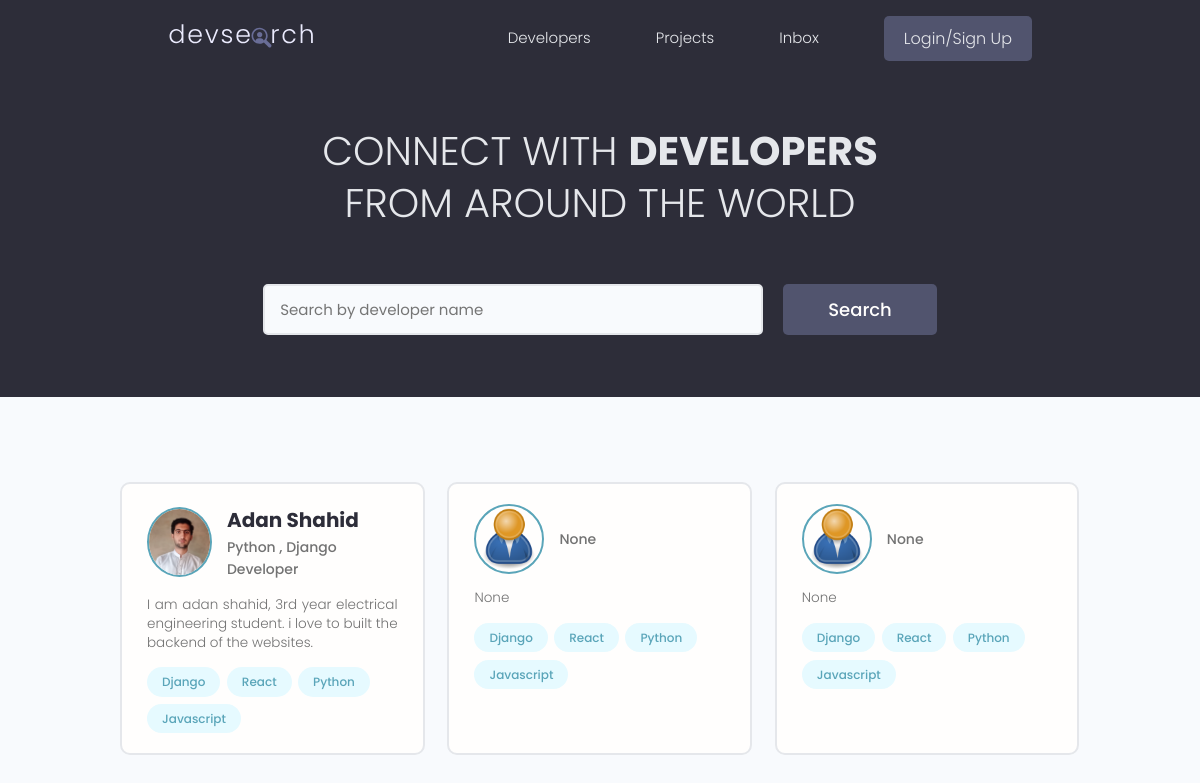
The page / on the database its author committed.
### users/models.py (models this page shows, shortened)
class Profile(models.Model):
    user = models.OneToOneField(User, on_delete=models.CASCADE, null=True, blank=True)
    username = models.CharField(max_length=200, blank=True, null=True)
    location = models.CharField(max_length=200, blank=True, null=True)
    name = models.CharField(max_length=200, blank=True, null=True)
    email = models.EmailField(max_length=500, blank=True, null=True,)
    short_intro = models.CharField(max_length=200, blank=True, null=True)
    bio = models.TextField(blank=True, null=True)
    profile_image = models.ImageField(null=True, blank=True, upload_to='profiles/', default= "profiles/user-default.png")
    social_github = models.CharField(max_length=200, blank=True, null=True)
    social_twitter = models.CharField(max_length=200, blank=True, null=True)
    social_youtube = models.CharField(max_length=200, blank=True, null=True)
    social_linkedin = models.CharField(max_length=200, blank=True, null=True)
    social_website = models.CharField(max_length=200, blank=True, null=True)
    created = models.DateTimeField(auto_now_add=True)
    id = models.UUIDField(default=uuid.uuid4, unique=True, primary_key=True, editable=False)

class Skill(models.Model):
    owner = models.ForeignKey(Profile, on_delete=models.CASCADE, null=True)
    name = models.CharField(max_length=200, blank=True, null=True)
    description = models.TextField(blank=True, null=True)
    created = models.DateTimeField(auto_now_add=True)
    id = models.UUIDField(default=uuid.uuid4, unique=True, primary_key=True, editable=False)
    def __str__(self):
        return str(self.name)

### users/views.py (the view)
# urls.py: path('', views.profiles, name="profiles"),
def profiles(request):
    profiles = Profile.objects.all()
    skills = Skill.objects.all()
    context = {'profiles':profiles,
               'skills':skills}
    return render(request, 'users/profiles.html', context)

### users/templates/users/profiles.html (shortened to what this page needs)
{% extends 'main.html' %}
{% block content1 %}
<main class="home">
    <section class="hero-section text-center">
      <div class="container container--narrow">
        <div class="hero-section__box">
          <h2>CONNECT WITH <span>DEVELOPERS</span></h2>
          <h2>FROM AROUND THE WORLD</h2>
        </div>
        <div class="hero-section__search">
          <form class="form" action="#" method="get">
            <div class="form__field">
              <input class="input input--text" id="formInput#search" type="text" name="text"
                placeholder="Search by developer name" />
            </div>
            <input class="btn btn--sub btn--lg" type="submit" value="Search" />
          </form>
        </div>
      </div>
    </section>
    <section class="devlist">
      <div class="container">
        <div class="grid grid--three">
           {% for profile in profiles %}
            <div class="column card">
            <div class="dev">
              <a href="{% url 'user-profile' profile.id %}" class="card__body">
                <div class="dev__profile">
                  <img class="avatar avatar--md" src="{{ profile.profile_image.url }}" alt="image" />
                  <div class="dev__meta">
                    <h3>{{profile.name}}</h3>
                    <h5>{{profile.short_intro|slice:"60"}}</h5>
                  </div>
                </div>
                <p class="dev__info">{{profile.bio|slice:"150"}}</p>
                <div class="dev__skills">
                    {% for skill in skills|slice:"5" %}
                  <span class="tag tag--pill tag--main">
                    <small>{{skill}}</small>
                  </span>
                  {% endfor %}
                </div>
              </a>
            </div>
          </div>
          {% endfor %}
        </div>
      </div>
    </section>
  </main>
{% endblock content1 %}

### static/styles/app.css (style rules this page uses)
:root { --color-sub: #2d2d39; }
.btn--sub { background-color: var(--color-sub-light); }
.card { border: 2px solid var(--color-light); }
img { width: 100%; }
.hero-section { height: 40vh; display: flex; align-items: center; background-color: var(--color-sub); }
.hero-section__box { margin-bottom: 4rem; }
.hero-section__box > h2, .hero-section__box > h2 > span { font-size: 4rem; color: var(--color-light); line-height: 1.3; text-transform: uppercase; }
.hero-section__box > h2 { font-weight: 300; }
.hero-section__box > h2 > span { font-weight: 700; }
.hero-section__search > .form { display: flex; align-items: center; justify-content: center; gap: 2rem; }
.hero-section__search > .form input.input--text { width: 50rem; }
.devlist { margin-top: 8rem; }
.devlist .grid { align-items: stretch; }
.devlist .dev .dev__profile { display: flex; align-items: center; gap: 1.5rem; }
.devlist .dev .dev__meta h3 { color: var(--color-sub); font-size: 2rem; font-weight: 700; }
.devlist .dev .dev__meta h5 { color: var(--color-text); font-size: 1.4rem; font-weight: 500; }
.devlist .dev .dev__info { margin: 1.5rem 0; font-size: 1.35rem; line-height: 1.4; text-align: justify; }

### static/uikit/styles/modules/_variables.css (style rules this page uses)
:root { --color-main: #5aa5b9; --color-main-light: #e6faff; --color-sub: #3f4156; --color-sub-light: #51546e; --color-sub-lighter: #ededfd; --color-text: #737373; --color-gray: #8b8b8b; --color-light: #e5e7eb; --color-light-gray: #767676; --color-bg: #f8fafd; --color-white: #fffefd; --color-white-light: #f3f3f3; --color-success: #359e64; --color-success-bg: #def8e8; --color-error: #fc4b0b; --color-error-bg: #fff2ee; --font-base: 'Poppins', arial, helvetica, 'Segoe UI', roboto, ubuntu, sans-serif; --font-monospace: 'Fira Code', 'Courier New', courier, monospace; --font-regular: 300; --font-medium: 500; --font-bold: 700; --generic-shadow: 1px 1px 5px #00000010; --generic-transition: all 0.3s ease-in-out; }

### static/uikit/styles/modules/_base.css (style rules this page uses)
* { margin: 0; padding: 0; box-sizing: border-box; text-rendering: optimizeLegibility; color: inherit; font-size: inherit; }
html { font-size: 50%; }
@media only screen and (min-width: 480px) { html { font-size: 56.25%; } }
@media only screen and (min-width: 1200px) { html { font-size: 62.5%; } }
body { line-height: 1.6; font-weight: 400; font-size: 1.5rem; color: var(--color-text); background-color: var(--color-bg); min-height: 100vh; }

### static/uikit/styles/modules/_typography.css (style rules this page uses)
* { font-family: var(--font-base); }
h2 { font-size: 3.6rem; font-weight: var(--font-bold); }
h3 { font-size: 3.2rem; font-weight: var(--font-medium); }
h5 { font-size: 2.4rem; font-weight: var(--font-medium); }
h5, h6 { font-weight: var(--font-regular); }
p, span, strong { font-size: 1.6rem; color: var(--color-text); font-weight: var(--font-regular); }
a { padding-bottom: 2px; text-decoration: none; display: inline-block; color: var(--color-main); font-weight: var(--font-medium); }

### static/uikit/styles/modules/_utilities.css (style rules this page uses)
.container { width: 92%; max-width: 165rem; margin: 0 auto; box-sizing: border-box; }
.container--narrow { width: 92%; max-width: 120rem; }
@media screen and (min-width: 1000px) { .container { width: 90%; } }
@media screen and (min-width: 1000px) { .container--narrow { width: 85%; } }
@media screen and (min-width: 1200px) { .container { width: 80%; } }
@media screen and (min-width: 1200px) { .container--narrow { width: 72%; } }
.text-center { text-align: center; }

### static/uikit/styles/modules/_avatar.css (style rules this page uses)
.avatar { border-radius: 50%; border: 2px solid var(--color-main); object-fit: cover; }
.avatar--md { height: 7rem; width: 7rem; }

### static/uikit/styles/modules/_button.css (style rules this page uses)
.btn { display: inline-block; position: relative; cursor: pointer; background-color: var(--color-light); font-weight: var(--font-medium); color: var(--color-sub); text-decoration: none; padding: 1rem 2rem; border-radius: 0.5rem; border: none; width: -webkit-fit-content; width: -moz-fit-content; width: fit-content; height: -webkit-fit-content; height: -moz-fit-content; height: fit-content; font-size: 1.6rem; outline-width: 0; outline-color: transparent; -webkit-backface-visibility: hidden; backface-visibility: hidden; transition: all 0.3s ease-in-out; }
.btn--sub { background-color: var(--color-sub); color: var(--color-white); }
.btn--lg { font-size: 1.8rem; padding: 1.2rem 4.5rem; }

### static/uikit/styles/modules/_card.css (style rules this page uses)
.card { border-radius: 1rem; background-color: var(--color-white); border: 1.5px solid var(--color-light); width: auto; height: auto; margin-top: 0.5rem; margin-bottom: 0.5rem; overflow: hidden; }
.card__body, .card__header { padding: 2rem 2.5rem; }

### rows shown on the page
Profile: profile_image (picture), name "Adan Shahid", short_intro "Python , Django Developer", bio "I am adan shahid, 3rd year electrical engineering student. i love to built the backend of the websites."
Skill: name "Django"
Skill: name "React"
Skill: name "Python"
Skill: name "Javascript"
Profile: profile_image (placeholder picture), short_intro "None", bio "None"
Profile: profile_image (placeholder picture), short_intro "None", bio "None"
